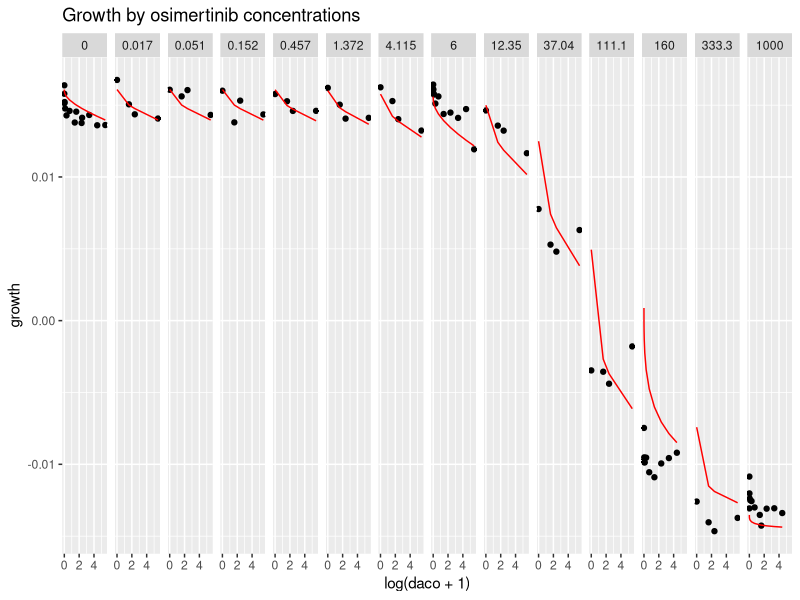
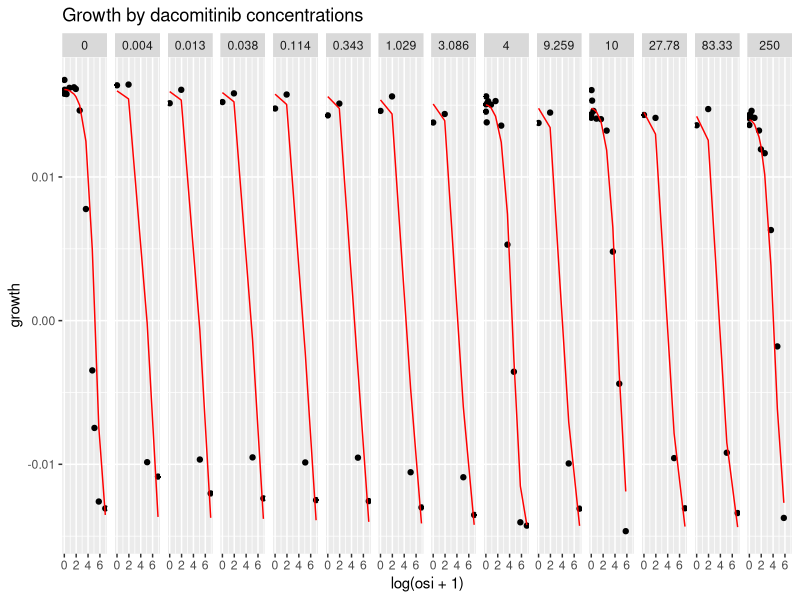

The R source for these figures, in order: (Note: this script raises an error after producing the figures.)
#####
# Author: Kamrine Poels
# Description: Obtain growth rates in PC9 DRH cell, expected to be resistant to daco
#####

library(reshape2)
# library(ggplot2)
# library(gridExtra)
library(tidyverse)

#### Day 1 of PC9-DRH
# Load data
ccOsi = read.csv("../Data from Scott/PC9-DRH_Osi/Day 1-PC9-DRH_Osi.csv", header = F,
                 stringsAsFactors = F)
ccDaco = read.csv("../Data from Scott/PC9-DRH_Daco/Day 1-PC9-DRH_Daco.csv", header = F,
                  stringsAsFactors = F)
# Modify data for easier analysis
ccOsi[1,dim(ccOsi)[2]] = 0
ccOsi$V1 = as.numeric(ccOsi$V1)
ccOsi$V13 = as.numeric(ccOsi$V13)
ccDaco[1,dim(ccDaco)[2]] = 0
ccDaco$V1 = as.numeric(ccDaco$V1)
ccDaco$V13 = as.numeric(ccDaco$V13)
# Melt data frames and bind them
colnames(ccOsi) = ccOsi[1,]
ccOsi = ccOsi[-1,]
ccOsi = melt(ccOsi, id.vars = "NA")
colnames(ccOsi) = c("daco", "osi", "cellCount")
ccOsi$osi = as.numeric(as.character(ccOsi$osi))
colnames(ccDaco) = ccDaco[1,]
ccDaco = ccDaco[-1,]
ccDaco = melt(ccDaco, id.vars = "NA")
colnames(ccDaco) = c("osi", "daco", "cellCount")
ccDaco$daco = as.numeric(as.character(ccDaco$daco))
cc1day = rbind(ccOsi, ccDaco)
ccFrame = cbind(cc1day, hr = rep(24, dim(cc1day)[1]))

#### Day 2 of PC9-DRH
ccOsi = read.csv("../Data from Scott/PC9-DRH_Osi/Day 2-PC9-DRH_Osi.csv", header = F,
                 stringsAsFactors = F)
ccDaco = read.csv("../Data from Scott/PC9-DRH_Daco/Day 2-PC9-DRH_Daco.csv", header = F,
                  stringsAsFactors = F)
# Modify data for easier analysis
ccOsi[1,dim(ccOsi)[2]] = 0
ccOsi$V1 = as.numeric(ccOsi$V1)
ccOsi$V13 = as.numeric(ccOsi$V13)
ccDaco[1,dim(ccDaco)[2]] = 0
ccDaco$V1 = as.numeric(ccDaco$V1)
ccDaco$V13 = as.numeric(ccDaco$V13)
# Melt data frames and bind them
colnames(ccOsi) = ccOsi[1,]
ccOsi = ccOsi[-1,]
ccOsi = melt(ccOsi, id.vars = "NA")
colnames(ccOsi) = c("daco", "osi", "cellCount")
ccOsi$osi = as.numeric(as.character(ccOsi$osi))
colnames(ccDaco) = ccDaco[1,]
ccDaco = ccDaco[-1,]
ccDaco = melt(ccDaco, id.vars = "NA")
colnames(ccDaco) = c("osi", "daco", "cellCount")
ccDaco$daco = as.numeric(as.character(ccDaco$daco))
cc2day = rbind(ccOsi, ccDaco)
cc2day = cbind(cc2day, hr = rep(48, dim(cc2day)[1]))
ccFrame = rbind(ccFrame, cc2day)

#### Day 3 of PC9-DRH
ccOsi = read.csv("../Data from Scott/PC9-DRH_Osi/Day 3-PC9-DRH_Osi.csv", header = F,
                 stringsAsFactors = F)
ccDaco = read.csv("../Data from Scott/PC9-DRH_Daco/Day 3-PC9-DRH_Daco.csv", header = F,
                  stringsAsFactors = F)
# Modify data for easier analysis
ccOsi[1,dim(ccOsi)[2]] = 0
ccOsi$V1 = as.numeric(ccOsi$V1)
ccOsi$V13 = as.numeric(ccOsi$V13)
ccDaco[1,dim(ccDaco)[2]] = 0
ccDaco$V1 = as.numeric(ccDaco$V1)
ccDaco$V13 = as.numeric(ccDaco$V13)
# Melt data frames and bind them
colnames(ccOsi) = ccOsi[1,]
ccOsi = ccOsi[-1,]
ccOsi = melt(ccOsi, id.vars = "NA")
colnames(ccOsi) = c("daco", "osi", "cellCount")
ccOsi$osi = as.numeric(as.character(ccOsi$osi))
colnames(ccDaco) = ccDaco[1,]
ccDaco = ccDaco[-1,]
ccDaco = melt(ccDaco, id.vars = "NA")
colnames(ccDaco) = c("osi", "daco", "cellCount")
ccDaco$daco = as.numeric(as.character(ccDaco$daco))
cc3day = rbind(ccOsi, ccDaco)
cc3day = cbind(cc3day, hr = rep(72, dim(cc3day)[1]))
ccFrame = as.tibble(rbind(ccFrame, cc3day))


# ccFrame %>%
#   filter(daco == 0) %>%
#   filter(osi %in% c(0, 6, 37.04, 160, 1000)) %>%
#   ggplot(aes(x = hr, y = log10(cellCount), color = as.factor(osi)))+
#   geom_point()+
#   geom_smooth(method = "lm")+
#   scale_y_continuous(name = "", labels = scales::math_format(expr = 10^.x))+
#   scale_color_grey(name = "Osimertinib (nM)") +
#   labs(x = "Time (hr)")+
#   theme_bw(base_size = 20)
# ggsave("Figures/cellCount_PC9DRHosi_greyscale.pdf", width = 7, height = 4)

# ccFrame %>%
#   filter(osi == 0) %>%
#   filter(daco %in% c(0, 4, 10, 250)) %>%
#   ggplot(aes(x = hr, y = log10(cellCount), color = as.factor(daco)))+
#   geom_point()+
#   geom_smooth(method = "lm", alpha = .2)+
#   scale_y_continuous(name = "Cell Count for PC9-DRH", labels = scales::math_format(expr = 10^.x))+
#   scale_colour_brewer(name = "Dacomitinib (nM)", palette = "Oranges") +
#   labs(x = "Time (hr)")+
#   theme_bw(base_size = 20)
# ggsave("Figures/cellCount_PC9DRHdaco_greyscale.pdf", width = 7, height = 4)

pc9DRHgrowth = ccFrame %>% 
  # Remove unexpected observations
  filter(!(daco==10 & osi==1000) & !(daco==250 & osi==160) & !(daco==250 & osi==1000)) %>%
  # Estimate growth rates for each drug combo
  group_by(daco, osi) %>% 
  do(model = lm(log(cellCount+1) ~ hr, data = .)) %>% 
  summarise(daco = daco, osi = osi, growth = model$coefficients[2], sd = summary(model)$coefficients[2,2])

# Specify death rate
if (min(pc9DRHgrowth$growth)<0){
  d_t790m = abs(min(pc9DRHgrowth$growth))
}else{
  d_t790m = 0.1
}

# Fit is very simple
yminT790M = min(pc9DRHgrowth$growth)-10^-5
ymaxT790M = max(pc9DRHgrowth$growth)+10^-5

# # Transform to response
# convertGrowth = function(growth, trans = F){
#   if (trans){log((growth-yminT790M)/(ymaxT790M - growth))}
#   else{(ymaxT790M*exp(growth)+yminT790M)/(1+exp(growth))}
# }

pc9DRHfit = lm(log((growth-yminT790M)/(ymaxT790M-growth)) ~ I(log(daco+1)^(1/3))+
                 I(log(osi+1)^2), pc9DRHgrowth)

figA = pc9DRHgrowth %>% 
  mutate(fit = predict(pc9DRHfit, newdata = .)) %>% 
  mutate(fit = (ymaxT790M*exp(fit)+yminT790M)/(1+exp(fit))) %>% 
  ggplot(aes(x = log(daco+1), y = growth))+
  geom_point() +
  geom_line(aes(y = fit), color = "red") +
  labs(title = "Growth by osimertinib concentrations") +
  facet_grid(~as.factor(osi))

figB = pc9DRHgrowth %>% 
  mutate(fit = predict(pc9DRHfit, newdata = .)) %>% 
  mutate(fit = (ymaxT790M*exp(fit)+yminT790M)/(1+exp(fit))) %>% 
  ggplot(aes(x = log(osi+1), y = growth))+
  geom_point() +
  geom_line(aes(y = fit), color = "red") +
  labs(title = "Growth by dacomitinib concentrations") +
  facet_grid(~as.factor(daco))

ggarrange(figA, figB, ncol = 1, labels = c("A", "B"))
# ggsave("../Figures/growthPredictios_PC9DRH.pdf", width = 15, height = 5)
